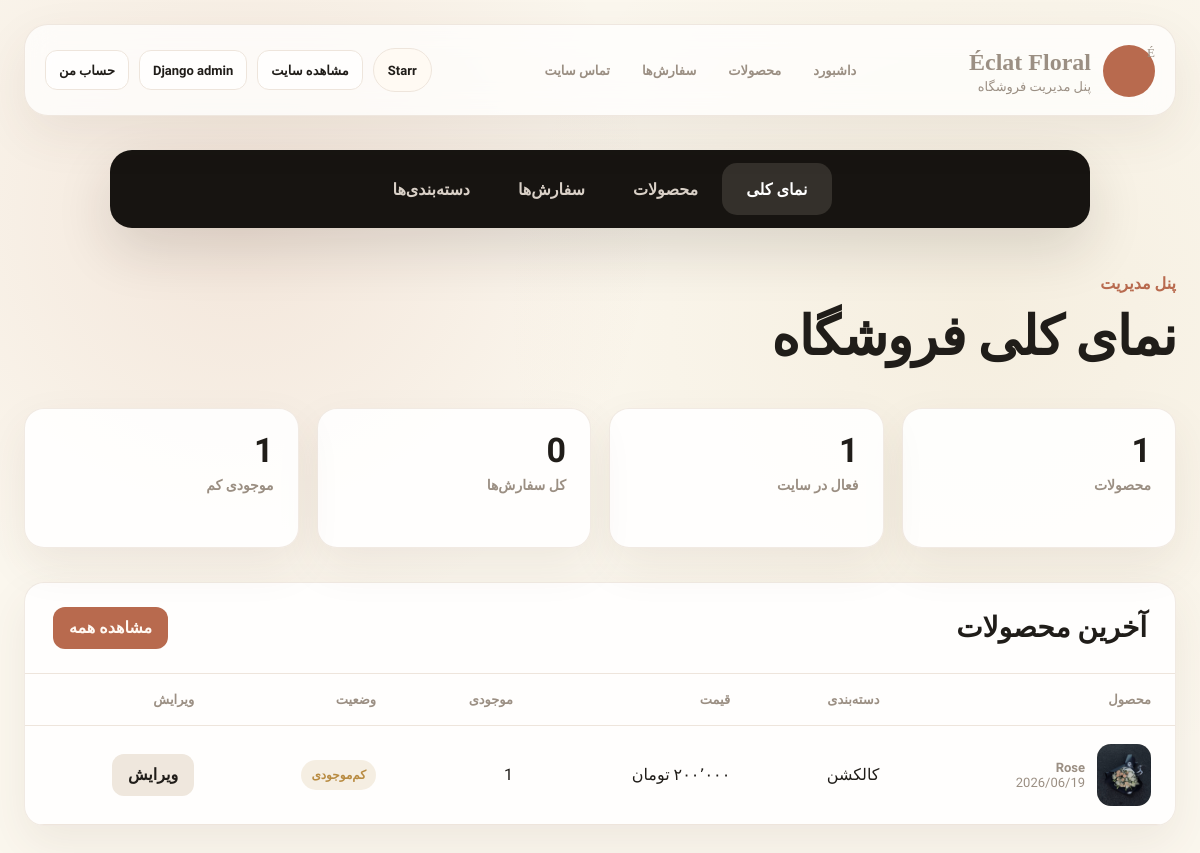
Before: /dashboard/ (signed in) with the older database file.
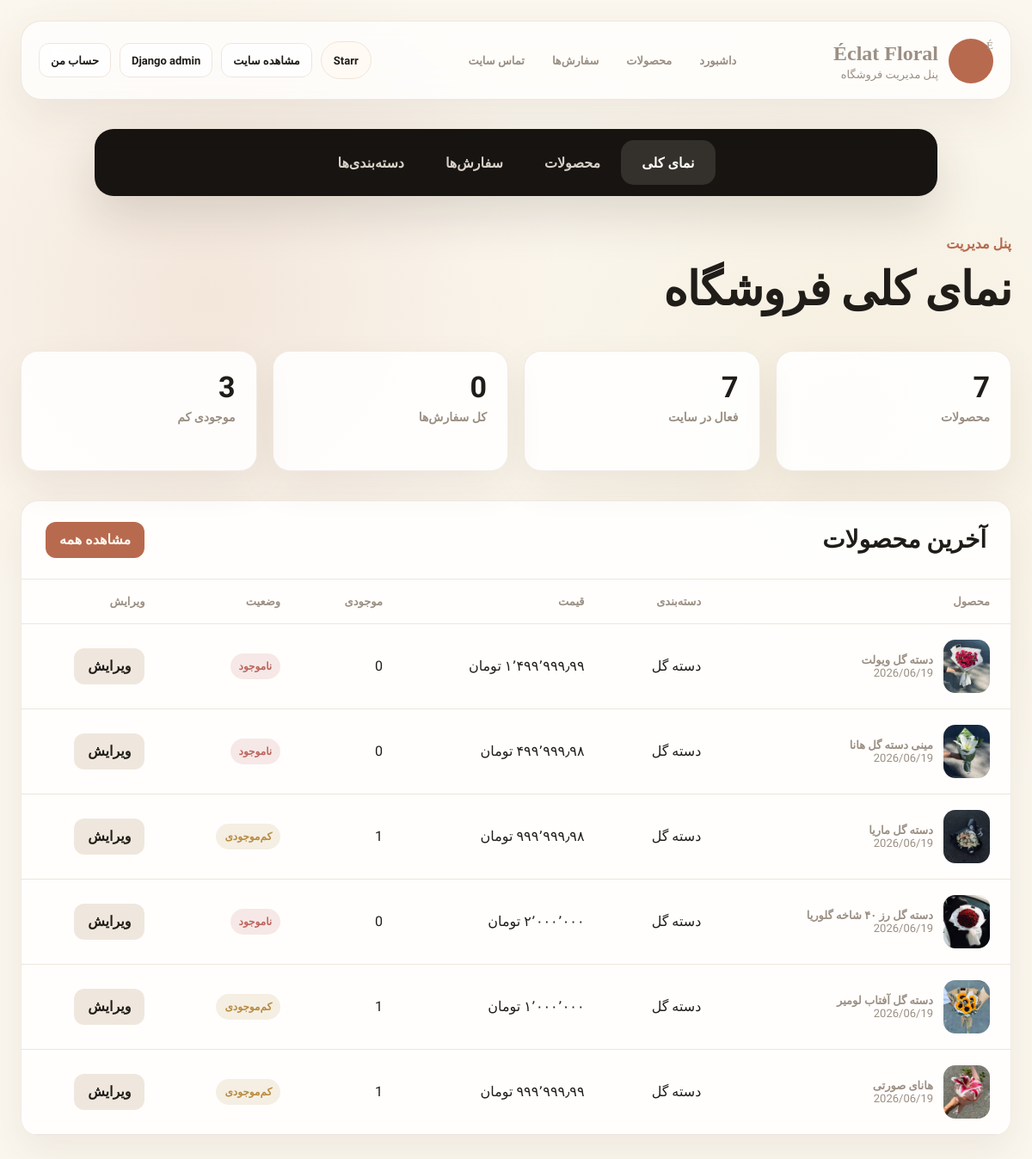
After: the same page with the newer database file.
### shop/models.py (models this page shows, shortened)
class Product(models.Model):
    category = models.ForeignKey(Category, related_name='products', on_delete=models.CASCADE, verbose_name="دسته‌بندی")
    name = models.CharField(max_length=200, verbose_name="نام محصول")
    slug = models.SlugField(max_length=200, unique=True, verbose_name="آدرس کوتاه")
    description = models.TextField(blank=True, verbose_name="توضیحات")
    price = models.DecimalField(max_digits=10, decimal_places=2, verbose_name="قیمت")
    image = models.ImageField(upload_to='products/%Y/%m/%d', blank=True, verbose_name="عکس محصول")
    stock = models.PositiveIntegerField(verbose_name="موجودی انبار")
    available = models.BooleanField(default=True, verbose_name="قابل نمایش در سایت")
    created = models.DateTimeField(auto_now_add=True, verbose_name="تاریخ ایجاد")
    updated = models.DateTimeField(auto_now=True, verbose_name="آخرین ویرایش")
    class Meta:
        ordering = ('-created',)
        verbose_name = "محصول"
        verbose_name_plural = "محصولات"

class Category(models.Model):
    name = models.CharField(max_length=200, verbose_name="نام دسته‌بندی")
    slug = models.SlugField(max_length=200, unique=True, verbose_name="آدرس کوتاه")
    parent = models.ForeignKey(
        'self',
        on_delete=models.CASCADE,
        null=True,
        blank=True,
        related_name='children',
        verbose_name="دسته‌بندی مادر",
    )
    class Meta:
        ordering = ['name']
        verbose_name = "دسته‌بندی"
        verbose_name_plural = "دسته‌بندی‌ها"

### shop/views.py (the view)
# urls.py: path('dashboard/', views.dashboard, name='dashboard'),
@staff_member_required
def dashboard(request):
    User = get_user_model()
    products = Product.objects.select_related('category')
    low_stock_products = products.filter(stock__gt=0, stock__lt=5)
    return render(request, 'dashboard/overview.html', {
        'stats': {
            'products': products.count(),
            'available': products.filter(available=True).count(),
            'orders': 0,
            'low_stock': low_stock_products.count(),
            'categories': Category.objects.count(),
            'users': User.objects.count(),
        },
        'recent_products': products.order_by('-updated')[:6],
        'low_stock_products': low_stock_products.order_by('stock')[:5],
        'active_panel': 'overview',
    })

### basket/context_processors.py (called while the page is built)
def basket(request):
    return {'basket': Basket(request)}

### cart/context_processors.py (called while the page is built)
def cart(request):
    return {'cart': Cart(request)}

### shop/context_processors.py (called while the page is built)
def category_list(request):
    category_order = Case(
        When(name='دسته گل', then=Value(0)),
        When(name='کالکشن', then=Value(1)),
        When(name='جانبی', then=Value(2)),
        default=Value(3),
        output_field=IntegerField(),
    )
    categories = Category.objects.filter(parent__isnull=True).order_by(category_order, 'name')
    return {'categories': categories}

### shop/price_utils.py (called while the page is built)
def normalize_price(value):
    if value in (None, ''):
        return None
    try:
        decimal_value = Decimal(str(value).replace(',', '').replace('٬', '').strip())
    except (InvalidOperation, AttributeError, ValueError):
        return None
    return decimal_value

def format_price_value(value):
    normalized = normalize_price(value)
    if normalized is None:
        return ''
    sign = '-' if normalized < 0 else ''
    normalized = abs(normalized)
    integer_part = int(normalized)
    fraction_part = normalized - integer_part
    formatted = f'{integer_part:,}'.replace(',', PERSIAN_SEPARATOR)
    if fraction_part:
        fraction = format(fraction_part.normalize(), 'f').split('.', 1)[1]
        formatted = f'{formatted}{PERSIAN_DECIMAL_SEPARATOR}{fraction}'
    formatted = f'{sign}{formatted}'
    return formatted.translate(PERSIAN_DIGITS)

### shop/templatetags/price_filters.py (called while the page is built)
@register.filter
def format_price(value):
    return format_price_value(value)

### shop/Templates/dashboard/overview.html (shortened to what this page needs)
{% extends "dashboard/base.html" %}
{% load price_filters %}
{% block content %}
<p class="page-kicker">پنل مدیریت</p>
<h1 class="page-title">نمای کلی فروشگاه</h1>
<section class="stat-grid" aria-label="آمار فروشگاه">
    <article class="stat-card">
        <strong>{{ stats.products }}</strong>
        <span>محصولات</span>
    </article>
    <article class="stat-card">
        <strong>{{ stats.available }}</strong>
        <span>فعال در سایت</span>
    </article>
    <article class="stat-card">
        <strong>{{ stats.orders }}</strong>
        <span>کل سفارش‌ها</span>
    </article>
    <article class="stat-card">
        <strong>{{ stats.low_stock }}</strong>
        <span>موجودی کم</span>
    </article>
</section>
<section class="panel-card">
    <div class="panel-head">
        <h2>آخرین محصولات</h2>
        <a href="{% url 'shop:dashboard_products' %}">مشاهده همه</a>
    </div>
    <div class="table-wrap">
        <table class="admin-table">
            <thead>
                <tr>
                    <th>محصول</th>
                    <th>دسته‌بندی</th>
                    <th>قیمت</th>
                    <th>موجودی</th>
                    <th>وضعیت</th>
                    <th>ویرایش</th>
                </tr>
            </thead>
            <tbody>
                {% for product in recent_products %}
                    <tr>
                        <td>
                            <div class="product-cell">
                                {% if product.image %}
                                    <img src="{{ product.image.url }}" alt="{{ product.name }}">
                                {% else %}
                                    <span class="product-placeholder"></span>
                                {% endif %}
                                <span>
                                    <strong>{{ product.name }}</strong>
                                    <span>{{ product.updated|date:"Y/m/d" }}</span>
                                </span>
                            </div>
                        </td>
                        <td>{{ product.category.name }}</td>
                        <td>{{ product.price|format_price }} تومان</td>
                        <td>{{ product.stock }}</td>
                        <td>
                            {% if product.stock == 0 %}
                                <span class="status-badge status-danger">ناموجود</span>
                            {% elif product.stock < 5 %}
                                <span class="status-badge status-warning">کم‌موجودی</span>
                            {% elif product.available %}
                                <span class="status-badge status-success">فعال</span>
                            {% else %}
                                <span class="status-badge status-warning">غیرفعال</span>
                            {% endif %}
                        </td>
                        <td><a class="admin-button secondary" href="{% url 'admin:shop_product_change' product.id %}">ویرایش</a></td>
                    </tr>
                {% empty %}
                    <tr>
                        <td colspan="6" class="empty-panel">هنوز محصولی ثبت نشده است.</td>
                    </tr>
                {% endfor %}
            </tbody>
        </table>
    </div>
</section>
{% endblock %}

### shop/Templates/dashboard/base.html (shortened to what this page needs)
<!DOCTYPE html>
<html lang="fa" dir="rtl">
<head>
</head>
<body>
    <div class="admin-shell">
        <header class="admin-topbar">
            <a class="admin-brand" href="{% url 'shop:dashboard' %}">
                <span class="brand-mark">É</span>
                <span>
                    <strong>Éclat Floral</strong>
                    <span>پنل مدیریت فروشگاه</span>
                </span>
            </a>
            <nav class="admin-header-nav" aria-label="لینک‌های مدیریتی">
                <a href="{% url 'shop:dashboard' %}">داشبورد</a>
                <a href="{% url 'shop:dashboard_products' %}">محصولات</a>
                <a href="{% url 'shop:dashboard_orders' %}">سفارش‌ها</a>
                <a href="{% url 'shop:contact' %}">تماس سایت</a>
            </nav>
            <div class="admin-top-actions">
                <span class="admin-user-pill">{{ request.user.username }}</span>
                <a class="admin-action-link" href="{% url 'shop:product_list' %}">مشاهده سایت</a>
                <a class="admin-action-link" href="{% url 'admin:index' %}">Django admin</a>
                <a class="admin-action-link" href="{% url 'accounts:profile' %}">حساب من</a>
            </div>
        </header>
        <nav class="panel-nav" aria-label="ناوبری پنل مدیریت">
            <a class="{% if active_panel == 'overview' %}active{% endif %}" href="{% url 'shop:dashboard' %}">نمای کلی</a>
            <a class="{% if active_panel == 'products' %}active{% endif %}" href="{% url 'shop:dashboard_products' %}">محصولات</a>
            <a class="{% if active_panel == 'orders' %}active{% endif %}" href="{% url 'shop:dashboard_orders' %}">سفارش‌ها</a>
            <a href="{% url 'admin:shop_category_changelist' %}">دسته‌بندی‌ها</a>
        </nav>
        {% block content %}{% endblock %}
    </div>
</body>
</html>

Changed rows visible on the page:
added Product: image (picture), name "دسته گل ویولت", updated "2026/06/19", category.name "دسته گل", price "۱٬۴۹۹٬۹۹۹٫۹۹", stock "0", shows "ناموجود"
added Product: image (picture), name "مینی دسته گل هانا", updated "2026/06/19", category.name "دسته گل", stock "0", shows "ناموجود"
changed Product: name "Rose" → "دسته گل ماریا"; category.name "کالکشن" → "دسته گل"; price "۲۰۰٬۰۰۰" → (not shown)
added Product: image (picture), name "دسته گل رز ۴۰ شاخه گلوریا", updated "2026/06/19", category.name "دسته گل", stock "0", shows "ناموجود"
added Product: image (picture), name "دسته گل آفتاب لومیر", updated "2026/06/19", category.name "دسته گل", stock "1", shows "کم‌موجودی"
added Product: image (picture), name "هانای صورتی", updated "2026/06/19", category.name "دسته گل", stock "1", shows "کم‌موجودی"
Other visible differences:
{{ stats.products }}: "1" → "7"
{{ stats.available }}: "1" → "7"
{{ stats.low_stock }}: "1" → "3"
